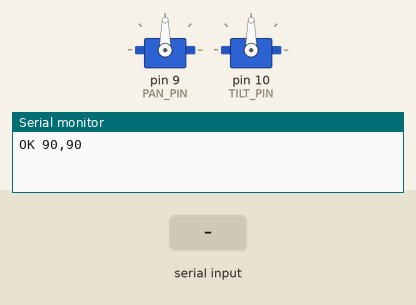
Simulated run of this sketch. Board: Arduino Uno, built with avr-gcc and run on an emulated ATmega328P. Parts: 2 × servo, the last lines printed to the serial monitor. The test bench sets the inputs (shaded band).

Above: at 1.2 s.
1.3 s: "90,45\n" received over Serial
At 2.3 s:
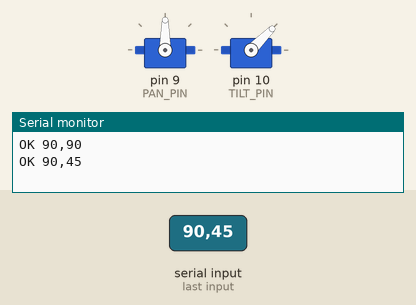
2.8 s: "30,150\n" received over Serial
At 3.5 s:
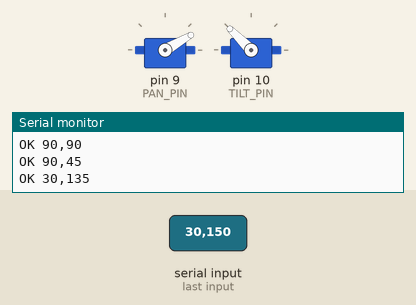
Timing chart, 0 to 5.8 s (numbered marks = the images above; inputs shaded):
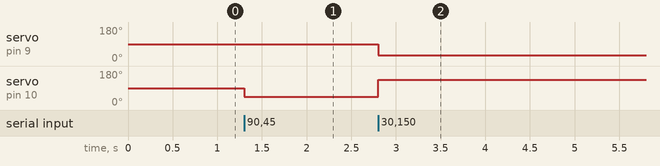

The sketch:

turret_servos.ino
```cpp
// Moves the pan/tilt servos to angles received over serial.
//
// Protocol: one line per command, "<pan>,<tilt>\n", angles in degrees.
// Example: "90,90" centers both servos. Replies "OK <pan>,<tilt>" or "ERR <line>".

#include <Servo.h>

const long BAUD_RATE = 115200;

const int PAN_PIN = 9;
const int TILT_PIN = 10;

// Tighten these if the servos hit anything at the extremes.
const int PAN_MIN = 0;
const int PAN_MAX = 180;
const int TILT_MIN = 45;
const int TILT_MAX = 135;

const int CENTER = 90;
const int LINE_BUFFER_SIZE = 32;

Servo panServo;
Servo tiltServo;

char lineBuffer[LINE_BUFFER_SIZE];
int lineLength = 0;

void moveTo(int pan, int tilt) {
  pan = constrain(pan, PAN_MIN, PAN_MAX);
  tilt = constrain(tilt, TILT_MIN, TILT_MAX);
  panServo.write(pan);
  tiltServo.write(tilt);

  Serial.print("OK ");
  Serial.print(pan);
  Serial.print(",");
  Serial.println(tilt);
}

void handleLine(char *line) {
  int pan, tilt;
  if (sscanf(line, "%d,%d", &pan, &tilt) == 2) {
    moveTo(pan, tilt);
  } else {
    Serial.print("ERR ");
    Serial.println(line);
  }
}

void setup() {
  Serial.begin(BAUD_RATE);
  panServo.attach(PAN_PIN);
  tiltServo.attach(TILT_PIN);
  moveTo(CENTER, CENTER);
}

void loop() {
  while (Serial.available() > 0) {
    char c = Serial.read();

    if (c == '\n' || c == '\r') {
      if (lineLength > 0) {
        lineBuffer[lineLength] = '\0';
        handleLine(lineBuffer);
        lineLength = 0;
      }
    } else if (lineLength < LINE_BUFFER_SIZE - 1) {
      lineBuffer[lineLength++] = c;
    }
  }
}
```

Measured:
- after the input at 1.3 s, servo on pin 10 (TILT_PIN): 90° → 45° at once
- after the input at 2.8 s, servo on pin 9 (PAN_PIN): 90° → 30° at once; servo on pin 10 (TILT_PIN): 45° → 135° at once
